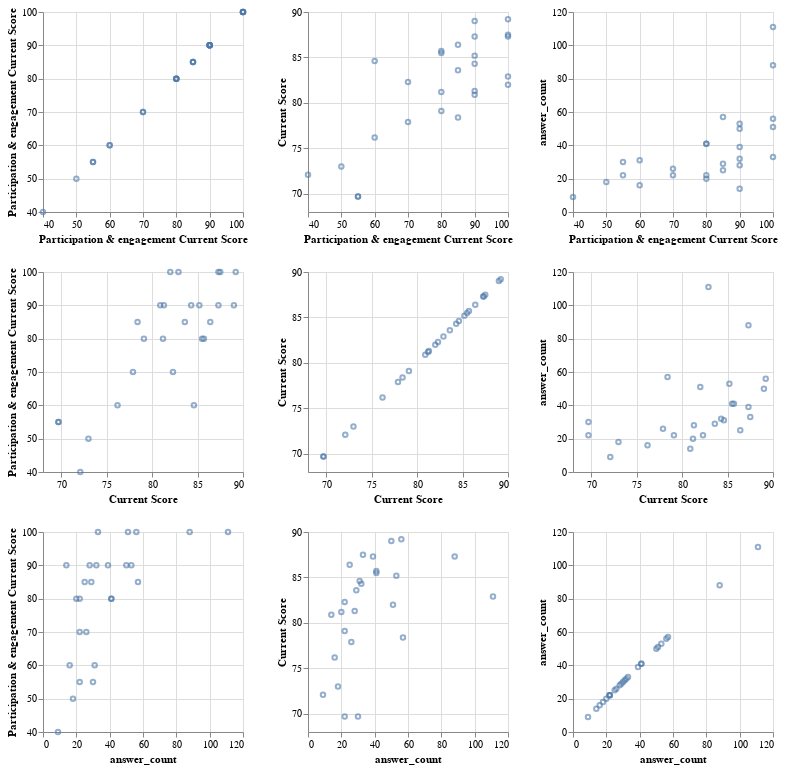

The notebook cell saved with this chart:
### Code cell
alt.Chart(splom).mark_point(opacity=0.6, size=20).encode(
     alt.X(alt.repeat('row'), type='quantitative', scale=alt.Scale(zero=False)),
     alt.Y(alt.repeat('column'), type='quantitative', scale=alt.Scale(zero=False))
).properties(
    width=200,
    height=200
).repeat(
    column=['Participation & engagement Current Score','Current Score', 'answer_count'],
    row=['Participation & engagement Current Score', 'Current Score','answer_count']
)

### Figure 1 — Vega-Lite specification as saved in the notebook (floating-point values rounded to 4 significant figures)
{"config": {"view": {"continuousWidth": 400, "continuousHeight": 300}}, "repeat": {"column": ["Participation & engagement Current Score", "Current Score", "answer_count"], "row": ["Participation & engagement Current Score", "Current Score", "answer_count"]}, "spec": {"data": {"name": "data-21a20c1ba4d19bbf2e9fab14f41fc736"}, "mark": {"type": "point", "opacity": 0.6, "size": 20}, "encoding": {"x": {"field": {"repeat": "row"}, "scale": {"zero": false}, "type": "quantitative"}, "y": {"field": {"repeat": "column"}, "scale": {"zero": false}, "type": "quantitative"}}, "height": 200, "width": 200}, "$schema": "https://vega.github.io/schema/vega-lite/v4.17.0.json", "datasets": {"data-21a20c1ba4d19bbf2e9fab14f41fc736": [{"Participation & engagement Current Score": 100.0, "Current Score": 82.0, "answer_count": 51}, {"Participation & engagement Current Score": 40.0, "Current Score": 72.1, "answer_count": 9}, {"Participation & engagement Current Score": 55.0, "Current Score": 69.7, "answer_count": 22}, {"Participation & engagement Current Score": 60.0, "Current Score": 84.6, "answer_count": 31}, {"Participation & engagement Current Score": 90.0, "Current Score": 87.3, "answer_count": 39}, {"Participation & engagement Current Score": 80.0, "Current Score": 85.5, "answer_count": 41}, {"Participation & engagement Current Score": 80.0, "Current Score": 81.2, "answer_count": 20}, {"Participation & engagement Current Score": 70.0, "Current Score": 82.3, "answer_count": 22}, {"Participation & engagement Current Score": 90.0, "Current Score": 89.0, "answer_count": 50}, {"Participation & engagement Current Score": 50.0, "Current Score": 73.0, "answer_count": 18}, {"Participation & engagement Current Score": 100.0, "Current Score": 89.2, "answer_count": 56}, {"Participation & engagement Current Score": 90.0, "Current Score": 81.3, "answer_count": 28}, {"Participation & engagement Current Score": 55.0, "Current Score": 69.7, "answer_count": 30}, {"Participation & engagement Current Score": 85.0, "Current Score": 86.4, "answer_count": 25}, {"Participation & engagement Current Score": 100.0, "Current Score": 87.3, "answer_count": 88}, {"Participation & engagement Current Score": 90.0, "Current Score": 80.9, "answer_count": 14}, {"Participation & engagement Current Score": 85.0, "Current Score": 78.4, "answer_count": 57}, {"Participation & engagement Current Score": 70.0, "Current Score": 77.9, "answer_count": 26}, {"Participation & engagement Current Score": 80.0, "Current Score": 79.1, "answer_count": 22}, {"Participation & engagement Current Score": 90.0, "Current Score": 85.2, "answer_count": 53}, {"Participation & engagement Current Score": 80.0, "Current Score": 85.7, "answer_count": 41}, {"Participation & engagement Current Score": 100.0, "Current Score": 87.5, "answer_count": 33}, {"Participation & engagement Current Score": 60.0, "Current Score": 76.2, "answer_count": 16}, {"Participation & engagement Current Score": 85.0, "Current Score": 83.6, "answer_count": 29}, {"Participation & engagement Current Score": 100.0, "Current Score": 82.9, "answer_count": 111}, {"Participation & engagement Current Score": 90.0, "Current Score": 84.3, "answer_count": 32}]}}
